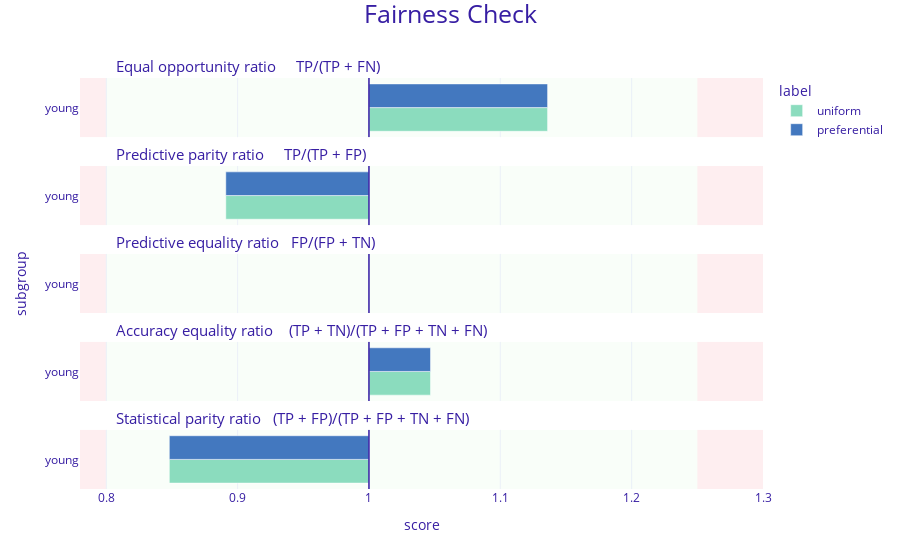

Notebook code cell kept with this figure:
### Markdown cell above
Now we can create the Explainers for the two models using the resampled data. And as we did before, we can compute the fairness metrics for the two models using the `model_fairness` function of `dalex.Explainer`.

The protected and privileged variables are set to the same values as before.

### Code cell
exp3 = dx.Explainer(clf_u, X, y, verbose = False)
exp4 = dx.Explainer(clf_p, X, y, verbose = False)

mf_u = exp3.model_fairness(protected=protected, privileged=privileged, label="uniform")
mf_p = exp4.model_fairness(protected=protected, privileged=privileged, label="preferential")

mf_u.plot([mf_p])

### Figure 1 — Plotly figure (JSON) as saved in the notebook; plotly's stock layout.template omitted (floating-point values rounded to 4 significant figures)
{"data": [{"alignmentgroup": "True", "customdata": [["young", 1.136, "uniform"]], "hovertemplate": "<b>%{customdata[2]}</b><br>Subgroup: %{customdata[0]}<br>Score: %{customdata[1]}<br><extra></extra>", "legendgroup": "uniform", "marker": {"color": "#8bdcbe", "pattern": {"shape": ""}}, "name": "uniform", "offsetgroup": "uniform", "orientation": "h", "showlegend": true, "textposition": "auto", "type": "bar", "x": [0.136], "xaxis": "x5", "y": [0.5], "yaxis": "y5"}, {"alignmentgroup": "True", "customdata": [["young", 0.891, "uniform"]], "hovertemplate": "<b>%{customdata[2]}</b><br>Subgroup: %{customdata[0]}<br>Score: %{customdata[1]}<br><extra></extra>", "legendgroup": "uniform", "marker": {"color": "#8bdcbe", "pattern": {"shape": ""}}, "name": "uniform", "offsetgroup": "uniform", "orientation": "h", "showlegend": false, "textposition": "auto", "type": "bar", "x": [-0.109], "xaxis": "x4", "y": [0.5], "yaxis": "y4"}, {"alignmentgroup": "True", "customdata": [["young", null, "uniform"]], "hovertemplate": "<b>%{customdata[2]}</b><br>Subgroup: %{customdata[0]}<br>Score: %{customdata[1]}<br><extra></extra>", "legendgroup": "uniform", "marker": {"color": "#8bdcbe", "pattern": {"shape": ""}}, "name": "uniform", "offsetgroup": "uniform", "orientation": "h", "showlegend": false, "textposition": "auto", "type": "bar", "x": [null], "xaxis": "x3", "y": [0.5], "yaxis": "y3"}, {"alignmentgroup": "True", "customdata": [["young", 1.047, "uniform"]], "hovertemplate": "<b>%{customdata[2]}</b><br>Subgroup: %{customdata[0]}<br>Score: %{customdata[1]}<br><extra></extra>", "legendgroup": "uniform", "marker": {"color": "#8bdcbe", "pattern": {"shape": ""}}, "name": "uniform", "offsetgroup": "uniform", "orientation": "h", "showlegend": false, "textposition": "auto", "type": "bar", "x": [0.04686], "xaxis": "x2", "y": [0.5], "yaxis": "y2"}, {"alignmentgroup": "True", "customdata": [["young", 0.848, "uniform"]], "hovertemplate": "<b>%{customdata[2]}</b><br>Subgroup: %{customdata[0]}<br>Score: %{customdata[1]}<br><extra></extra>", "legendgroup": "uniform", "marker": {"color": "#8bdcbe", "pattern": {"shape": ""}}, "name": "uniform", "offsetgroup": "uniform", "orientation": "h", "showlegend": false, "textposition": "auto", "type": "bar", "x": [-0.152], "xaxis": "x", "y": [0.5], "yaxis": "y"}, {"alignmentgroup": "True", "customdata": [["young", 1.136, "preferential"]], "hovertemplate": "<b>%{customdata[2]}</b><br>Subgroup: %{customdata[0]}<br>Score: %{customdata[1]}<br><extra></extra>", "legendgroup": "preferential", "marker": {"color": "#4378bf", "pattern": {"shape": ""}}, "name": "preferential", "offsetgroup": "preferential", "orientation": "h", "showlegend": true, "textposition": "auto", "type": "bar", "x": [0.136], "xaxis": "x5", "y": [0.5], "yaxis": "y5"}, {"alignmentgroup": "True", "customdata": [["young", 0.891, "preferential"]], "hovertemplate": "<b>%{customdata[2]}</b><br>Subgroup: %{customdata[0]}<br>Score: %{customdata[1]}<br><extra></extra>", "legendgroup": "preferential", "marker": {"color": "#4378bf", "pattern": {"shape": ""}}, "name": "preferential", "offsetgroup": "preferential", "orientation": "h", "showlegend": false, "textposition": "auto", "type": "bar", "x": [-0.109], "xaxis": "x4", "y": [0.5], "yaxis": "y4"}, {"alignmentgroup": "True", "customdata": [["young", null, "preferential"]], "hovertemplate": "<b>%{customdata[2]}</b><br>Subgroup: %{customdata[0]}<br>Score: %{customdata[1]}<br><extra></extra>", "legendgroup": "preferential", "marker": {"color": "#4378bf", "pattern": {"shape": ""}}, "name": "preferential", "offsetgroup": "preferential", "orientation": "h", "showlegend": false, "textposition": "auto", "type": "bar", "x": [null], "xaxis": "x3", "y": [0.5], "yaxis": "y3"}, {"alignmentgroup": "True", "customdata": [["young", 1.047, "preferential"]], "hovertemplate": "<b>%{customdata[2]}</b><br>Subgroup: %{customdata[0]}<br>Score: %{customdata[1]}<br><extra></extra>", "legendgroup": "preferential", "marker": {"color": "#4378bf", "pattern": {"shape": ""}}, "name": "preferential", "offsetgroup": "preferential", "orientation": "h", "showlegend": false, "textposition": "auto", "type": "bar", "x": [0.04686], "xaxis": "x2", "y": [0.5], "yaxis": "y2"}, {"alignmentgroup": "True", "customdata": [["young", 0.848, "preferential"]], "hovertemplate": "<b>%{customdata[2]}</b><br>Subgroup: %{customdata[0]}<br>Score: %{customdata[1]}<br><extra></extra>", "legendgroup": "preferential", "marker": {"color": "#4378bf", "pattern": {"shape": ""}}, "name": "preferential", "offsetgroup": "preferential", "orientation": "h", "showlegend": false, "textposition": "auto", "type": "bar", "x": [-0.152], "xaxis": "x", "y": [0.5], "yaxis": "y"}], "layout": {"annotations": [{"font": {"size": 15}, "showarrow": false, "text": "Statistical parity ratio   (TP + FP)/(TP + FP + TN + FN)", "x": 0.05, "xanchor": "left", "xref": "paper", "y": 0.144, "yanchor": "bottom", "yref": "paper"}, {"font": {"size": 15}, "showarrow": false, "text": "Accuracy equality ratio    (TP + TN)/(TP + FP + TN + FN)", "x": 0.05, "xanchor": "left", "xref": "paper", "y": 0.358, "yanchor": "bottom", "yref": "paper"}, {"font": {"size": 15}, "showarrow": false, "text": "Predictive equality ratio   FP/(FP + TN)", "x": 0.05, "xanchor": "left", "xref": "paper", "y": 0.572, "yanchor": "bottom", "yref": "paper"}, {"font": {"size": 15}, "showarrow": false, "text": "Predictive parity ratio     TP/(TP + FP)", "x": 0.05, "xanchor": "left", "xref": "paper", "y": 0.786, "yanchor": "bottom", "yref": "paper"}, {"font": {"size": 15}, "showarrow": false, "text": "Equal opportunity ratio     TP/(TP + FN)", "x": 0.05, "xanchor": "left", "xref": "paper", "y": 1, "yanchor": "bottom", "yref": "paper"}], "barmode": "group", "font": {"color": "#371ea3"}, "legend": {"title": {"text": "label"}, "tracegroupgap": 0}, "margin": {"b": 71, "r": 30, "t": 78}, "shapes": [{"fillcolor": "#f05a71", "layer": "below", "line": {"width": 0}, "opacity": 0.1, "type": "rect", "x0": 0.25, "x1": 0.3, "xref": "x", "y0": 0, "y1": 1, "yref": "y"}, {"fillcolor": "#f05a71", "layer": "below", "line": {"width": 0}, "opacity": 0.1, "type": "rect", "x0": -0.22, "x1": -0.2, "xref": "x", "y0": 0, "y1": 1, "yref": "y"}, {"fillcolor": "#c7f5bf", "layer": "below", "line": {"width": 0}, "opacity": 0.1, "type": "rect", "x0": -0.2, "x1": 0.25, "xref": "x", "y0": 0, "y1": 1, "yref": "y"}, {"line": {"color": "#371ea3", "width": 1.5}, "type": "line", "x0": 0, "x1": 0, "xref": "x", "y0": 0, "y1": 1, "yref": "y"}, {"fillcolor": "#f05a71", "layer": "below", "line": {"width": 0}, "opacity": 0.1, "type": "rect", "x0": 0.25, "x1": 0.3, "xref": "x", "y0": 0, "y1": 1, "yref": "y2"}, {"fillcolor": "#f05a71", "layer": "below", "line": {"width": 0}, "opacity": 0.1, "type": "rect", "x0": -0.22, "x1": -0.2, "xref": "x", "y0": 0, "y1": 1, "yref": "y2"}, {"fillcolor": "#c7f5bf", "layer": "below", "line": {"width": 0}, "opacity": 0.1, "type": "rect", "x0": -0.2, "x1": 0.25, "xref": "x", "y0": 0, "y1": 1, "yref": "y2"}, {"line": {"color": "#371ea3", "width": 1.5}, "type": "line", "x0": 0, "x1": 0, "xref": "x", "y0": 0, "y1": 1, "yref": "y2"}, {"fillcolor": "#f05a71", "layer": "below", "line": {"width": 0}, "opacity": 0.1, "type": "rect", "x0": 0.25, "x1": 0.3, "xref": "x", "y0": 0, "y1": 1, "yref": "y3"}, {"fillcolor": "#f05a71", "layer": "below", "line": {"width": 0}, "opacity": 0.1, "type": "rect", "x0": -0.22, "x1": -0.2, "xref": "x", "y0": 0, "y1": 1, "yref": "y3"}, {"fillcolor": "#c7f5bf", "layer": "below", "line": {"width": 0}, "opacity": 0.1, "type": "rect", "x0": -0.2, "x1": 0.25, "xref": "x", "y0": 0, "y1": 1, "yref": "y3"}, {"line": {"color": "#371ea3", "width": 1.5}, "type": "line", "x0": 0, "x1": 0, "xref": "x", "y0": 0, "y1": 1, "yref": "y3"}, {"fillcolor": "#f05a71", "layer": "below", "line": {"width": 0}, "opacity": 0.1, "type": "rect", "x0": 0.25, "x1": 0.3, "xref": "x", "y0": 0, "y1": 1, "yref": "y4"}, {"fillcolor": "#f05a71", "layer": "below", "line": {"width": 0}, "opacity": 0.1, "type": "rect", "x0": -0.22, "x1": -0.2, "xref": "x", "y0": 0, "y1": 1, "yref": "y4"}, {"fillcolor": "#c7f5bf", "layer": "below", "line": {"width": 0}, "opacity": 0.1, "type": "rect", "x0": -0.2, "x1": 0.25, "xref": "x", "y0": 0, "y1": 1, "yref": "y4"}, {"line": {"color": "#371ea3", "width": 1.5}, "type": "line", "x0": 0, "x1": 0, "xref": "x", "y0": 0, "y1": 1, "yref": "y4"}, {"fillcolor": "#f05a71", "layer": "below", "line": {"width": 0}, "opacity": 0.1, "type": "rect", "x0": 0.25, "x1": 0.3, "xref": "x", "y0": 0, "y1": 1, "yref": "y5"}, {"fillcolor": "#f05a71", "layer": "below", "line": {"width": 0}, "opacity": 0.1, "type": "rect", "x0": -0.22, "x1": -0.2, "xref": "x", "y0": 0, "y1": 1, "yref": "y5"}, {"fillcolor": "#c7f5bf", "layer": "below", "line": {"width": 0}, "opacity": 0.1, "type": "rect", "x0": -0.2, "x1": 0.25, "xref": "x", "y0": 0, "y1": 1, "yref": "y5"}, {"line": {"color": "#371ea3", "width": 1.5}, "type": "line", "x0": 0, "x1": 0, "xref": "x", "y0": 0, "y1": 1, "yref": "y5"}], "title": {"font": {"size": 25}, "text": "Fairness Check", "x": 0.5, "y": 0.99}, "xaxis": {"anchor": "y", "domain": [0, 1], "range": [-0.22, 0.3], "ticktext": [0.7, 0.8, 0.9, 1, 1.1, 1.2, 1.3, 1], "tickvals": [-0.3, -0.2, -0.1, 0, 0.1, 0.2, 0.3, 0], "title": {"text": "score"}}, "xaxis2": {"anchor": "y2", "domain": [0, 1], "matches": "x", "range": [-0.22, 0.3], "showticklabels": false, "ticktext": [0.7, 0.8, 0.9, 1, 1.1, 1.2, 1.3, 1], "tickvals": [-0.3, -0.2, -0.1, 0, 0.1, 0.2, 0.3, 0]}, "xaxis3": {"anchor": "y3", "domain": [0, 1], "matches": "x", "range": [-0.22, 0.3], "showticklabels": false, "ticktext": [0.7, 0.8, 0.9, 1, 1.1, 1.2, 1.3, 1], "tickvals": [-0.3, -0.2, -0.1, 0, 0.1, 0.2, 0.3, 0]}, "xaxis4": {"anchor": "y4", "domain": [0, 1], "matches": "x", "range": [-0.22, 0.3], "showticklabels": false, "ticktext": [0.7, 0.8, 0.9, 1, 1.1, 1.2, 1.3, 1], "tickvals": [-0.3, -0.2, -0.1, 0, 0.1, 0.2, 0.3, 0]}, "xaxis5": {"anchor": "y5", "domain": [0, 1], "matches": "x", "range": [-0.22, 0.3], "showticklabels": false, "ticktext": [0.7, 0.8, 0.9, 1, 1.1, 1.2, 1.3, 1], "tickvals": [-0.3, -0.2, -0.1, 0, 0.1, 0.2, 0.3, 0]}, "yaxis": {"anchor": "x", "domain": [0, 0.144], "range": [0, 1], "showgrid": false, "ticktext": ["young"], "tickvals": [0.5], "title": {"text": ""}, "zeroline": false}, "yaxis2": {"anchor": "x2", "domain": [0.214, 0.358], "matches": "y", "range": [0, 1], "showgrid": false, "ticktext": ["young"], "tickvals": [0.5], "title": {"text": ""}, "zeroline": false}, "yaxis3": {"anchor": "x3", "domain": [0.428, 0.572], "matches": "y", "range": [0, 1], "showgrid": false, "ticktext": ["young"], "tickvals": [0.5], "title": {"text": "subgroup"}, "zeroline": false}, "yaxis4": {"anchor": "x4", "domain": [0.642, 0.786], "matches": "y", "range": [0, 1], "showgrid": false, "ticktext": ["young"], "tickvals": [0.5], "title": {"text": ""}, "zeroline": false}, "yaxis5": {"anchor": "x5", "domain": [0.856, 1], "matches": "y", "range": [0, 1], "showgrid": false, "ticktext": ["young"], "tickvals": [0.5], "title": {"text": ""}, "zeroline": false}}}
